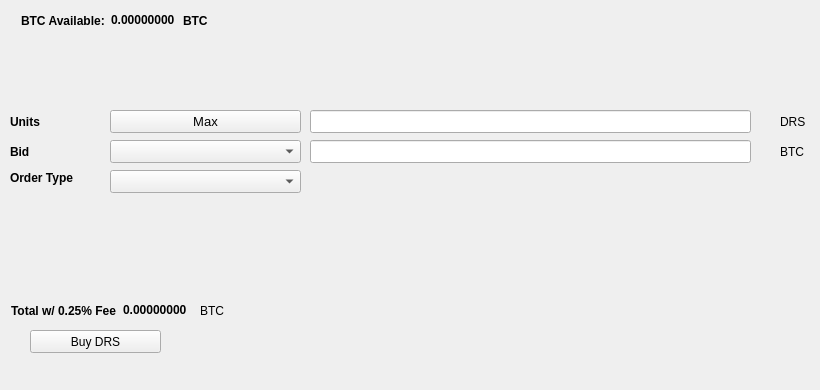
   <widget class="QWidget" name="BuyTab">
    <attribute name="title">
     <string>Buy</string>
    </attribute>
    <widget class="QPushButton" name="BuyDRS">
     <property name="geometry">
      <rect>
       <x>30</x>
       <y>330</y>
       <width>131</width>
       <height>23</height>
      </rect>
     </property>
     <property name="text">
      <string>Buy DRS</string>
     </property>
     <property name="icon">
      <iconset resource="../digitalrupees.qrc">
       <normaloff>:/icons/bitcoin</normaloff>:/icons/bitcoin</iconset>
     </property>
    </widget>
    <widget class="QLabel" name="label_3">
     <property name="geometry">
      <rect>
       <x>10</x>
       <y>110</y>
       <width>46</width>
       <height>23</height>
      </rect>
     </property>
     <property name="font">
      <font>
       <weight>75</weight>
       <bold>true</bold>
      </font>
     </property>
     <property name="text">
      <string>Units</string>
     </property>
    </widget>
    <widget class="QLineEdit" name="UnitsInput">
     <property name="geometry">
      <rect>
       <x>310</x>
       <y>110</y>
       <width>441</width>
       <height>23</height>
      </rect>
     </property>
     <property name="font">
      <font>
       <pointsize>9</pointsize>
       <weight>75</weight>
       <bold>true</bold>
      </font>
     </property>
    </widget>
    <widget class="QLineEdit" name="BuyBidPriceEdit">
     <property name="geometry">
      <rect>
       <x>310</x>
       <y>140</y>
       <width>441</width>
       <height>23</height>
      </rect>
     </property>
     <property name="font">
      <font>
       <pointsize>9</pointsize>
       <weight>75</weight>
       <bold>true</bold>
      </font>
     </property>
    </widget>
    <widget class="QLabel" name="label_4">
     <property name="geometry">
      <rect>
       <x>780</x>
       <y>110</y>
       <width>31</width>
       <height>23</height>
      </rect>
     </property>
     <property name="text">
      <string>DRS</string>
     </property>
    </widget>
    <widget class="QLabel" name="label_5">
     <property name="geometry">
      <rect>
       <x>780</x>
       <y>140</y>
       <width>31</width>
       <height>23</height>
      </rect>
     </property>
     <property name="text">
      <string>BTC</string>
     </property>
    </widget>
    <widget class="QLabel" name="label_6">
     <property name="geometry">
      <rect>
       <x>10</x>
       <y>140</y>
       <width>46</width>
       <height>23</height>
      </rect>
     </property>
     <property name="font">
      <font>
       <weight>75</weight>
       <bold>true</bold>
      </font>
     </property>
     <property name="text">
      <string>Bid</string>
     </property>
    </widget>
    <widget class="QLabel" name="label_7">
     <property name="geometry">
      <rect>
       <x>10</x>
       <y>170</y>
       <width>91</width>
       <height>16</height>
      </rect>
     </property>
     <property name="font">
      <font>
       <weight>75</weight>
       <bold>true</bold>
      </font>
     </property>
     <property name="text">
      <string>Order Type</string>
     </property>
    </widget>
    <widget class="QPushButton" name="Buy_Max_Amount">
     <property name="geometry">
      <rect>
       <x>110</x>
       <y>110</y>
       <width>191</width>
       <height>23</height>
      </rect>
     </property>
     <property name="font">
      <font>
       <pointsize>10</pointsize>
      </font>
     </property>
     <property name="text">
      <string>Max</string>
     </property>
    </widget>
    <widget class="QComboBox" name="BuyBidcomboBox">
     <property name="geometry">
      <rect>
       <x>110</x>
       <y>140</y>
       <width>191</width>
       <height>23</height>
      </rect>
     </property>
     <property name="font">
      <font>
       <pointsize>10</pointsize>
      </font>
     </property>
    </widget>
    <widget class="QComboBox" name="buyOrdertypeCombo">
     <property name="geometry">
      <rect>
       <x>110</x>
       <y>170</y>
       <width>191</width>
       <height>23</height>
      </rect>
     </property>
     <property name="font">
      <font>
       <pointsize>10</pointsize>
      </font>
     </property>
    </widget>
    <widget class="QWidget" name="layoutWidget1">
     <property name="geometry">
      <rect>
       <x>21</x>
       <y>11</y>
       <width>227</width>
       <height>19</height>
      </rect>
     </property>
     <layout class="QHBoxLayout" name="horizontalLayout_3">
      <item>
       <widget class="QLabel" name="label232">
        <property name="font">
         <font>
          <weight>75</weight>
          <bold>true</bold>
         </font>
        </property>
        <property name="text">
         <string>BTC Available:</string>
        </property>
       </widget>
      </item>
      <item>
       <widget class="QLabel" name="BtcAvailableLbl">
        <property name="palette">
         <palette>
          <active>
           <colorrole role="WindowText">
            <brush brushstyle="SolidPattern">
             <color alpha="255">
              <red>0</red>
              <green>0</green>
              <blue>0</blue>
             </color>
            </brush>
           </colorrole>
           <colorrole role="Button">
            <brush brushstyle="SolidPattern">
             <color alpha="255">
              <red>0</red>
              <green>170</green>
              <blue>0</blue>
             </color>
            </brush>
           </colorrole>
           <colorrole role="Light">
            <brush brushstyle="SolidPattern">
             <color alpha="255">
              <red>0</red>
              <green>255</green>
              <blue>0</blue>
             </color>
            </brush>
           </colorrole>
           <colorrole role="Midlight">
            <brush brushstyle="SolidPattern">
             <color alpha="255">
              <red>0</red>
              <green>212</green>
              <blue>0</blue>
             </color>
            </brush>
           </colorrole>
           <colorrole role="Dark">
            <brush brushstyle="SolidPattern">
             <color alpha="255">
              <red>0</red>
              <green>85</green>
              <blue>0</blue>
             </color>
            </brush>
           </colorrole>
           <colorrole role="Mid">
            <brush brushstyle="SolidPattern">
             <color alpha="255">
              <red>0</red>
              <green>113</green>
              <blue>0</blue>
             </color>
            </brush>
           </colorrole>
           <colorrole role="Text">
            <brush brushstyle="SolidPattern">
             <color alpha="255">
              <red>0</red>
              <green>170</green>
              <blue>0</blue>
             </color>
            </brush>
           </colorrole>
           <colorrole role="BrightText">
            <brush brushstyle="SolidPattern">
             <color alpha="255">
              <red>255</red>
              <green>255</green>
              <blue>255</blue>
             </color>
            </brush>
           </colorrole>
           <colorrole role="ButtonText">
            <brush brushstyle="SolidPattern">
             <color alpha="255">
              <red>0</red>
              <green>0</green>
              <blue>0</blue>
             </color>
            </brush>
           </colorrole>
           <colorrole role="Base">
            <brush brushstyle="SolidPattern">
             <color alpha="255">
              <red>255</red>
              <green>255</green>
              <blue>255</blue>
             </color>
            </brush>
           </colorrole>
           <colorrole role="Window">
            <brush brushstyle="SolidPattern">
             <color alpha="255">
              <red>0</red>
              <green>170</green>
              <blue>0</blue>
             </color>
            </brush>
           </colorrole>
           <colorrole role="Shadow">
            <brush brushstyle="SolidPattern">
             <color alpha="255">
              <red>0</red>
              <green>0</green>
              <blue>0</blue>
             </color>
            </brush>
           </colorrole>
           <colorrole role="AlternateBase">
            <brush brushstyle="SolidPattern">
             <color alpha="255">
              <red>127</red>
              <green>212</green>
              <blue>127</blue>
             </color>
            </brush>
           </colorrole>
           <colorrole role="ToolTipBase">
            <brush brushstyle="SolidPattern">
             <color alpha="255">
              <red>255</red>
              <green>255</green>
              <blue>220</blue>
             </color>
            </brush>
           </colorrole>
           <colorrole role="ToolTipText">
            <brush brushstyle="SolidPattern">
             <color alpha="255">
              <red>0</red>
              <green>0</green>
              <blue>0</blue>
             </color>
            </brush>
           </colorrole>
          </active>
          <inactive>
           <colorrole role="WindowText">
            <brush brushstyle="SolidPattern">
             <color alpha="255">
              <red>0</red>
              <green>0</green>
              <blue>0</blue>
             </color>
            </brush>
           </colorrole>
           <colorrole role="Button">
            <brush brushstyle="SolidPattern">
             <color alpha="255">
              <red>0</red>
              <green>170</green>
              <blue>0</blue>
             </color>
            </brush>
           </colorrole>
           <colorrole role="Light">
            <brush brushstyle="SolidPattern">
             <color alpha="255">
              <red>0</red>
              <green>255</green>
              <blue>0</blue>
             </color>
            </brush>
           </colorrole>
           <colorrole role="Midlight">
            <brush brushstyle="SolidPattern">
             <color alpha="255">
              <red>0</red>
              <green>212</green>
              <blue>0</blue>
             </color>
            </brush>
           </colorrole>
           <colorrole role="Dark">
            <brush brushstyle="SolidPattern">
             <color alpha="255">
              <red>0</red>
              <green>85</green>
              <blue>0</blue>
             </color>
            </brush>
           </colorrole>
           <colorrole role="Mid">
            <brush brushstyle="SolidPattern">
             <color alpha="255">
              <red>0</red>
              <green>113</green>
              <blue>0</blue>
             </color>
            </brush>
           </colorrole>
           <colorrole role="Text">
            <brush brushstyle="SolidPattern">
             <color alpha="255">
              <red>0</red>
              <green>170</green>
              <blue>0</blue>
             </color>
            </brush>
           </colorrole>
           <colorrole role="BrightText">
            <brush brushstyle="SolidPattern">
             <color alpha="255">
              <red>255</red>
              <green>255</green>
              <blue>255</blue>
             </color>
            </brush>
           </colorrole>
           <colorrole role="ButtonText">
            <brush brushstyle="SolidPattern">
             <color alpha="255">
              <red>0</red>
              <green>0</green>
              <blue>0</blue>
             </color>
            </brush>
           </colorrole>
           <colorrole role="Base">
            <brush brushstyle="SolidPattern">
             <color alpha="255">
              <red>255</red>
              <green>255</green>
              <blue>255</blue>
             </color>
            </brush>
           </colorrole>
           <colorrole role="Window">
            <brush brushstyle="SolidPattern">
             <color alpha="255">
              <red>0</red>
              <green>170</green>
              <blue>0</blue>
             </color>
            </brush>
           </colorrole>
           <colorrole role="Shadow">
            <brush brushstyle="SolidPattern">
             <color alpha="255">
              <red>0</red>
              <green>0</green>
              <blue>0</blue>
             </color>
            </brush>
           </colorrole>
           <colorrole role="AlternateBase">
            <brush brushstyle="SolidPattern">
             <color alpha="255">
              <red>127</red>
              <green>212</green>
              <blue>127</blue>
             </color>
            </brush>
           </colorrole>
           <colorrole role="ToolTipBase">
            <brush brushstyle="SolidPattern">
             <color alpha="255">
              <red>255</red>
              <green>255</green>
              <blue>220</blue>
             </color>
            </brush>
           </colorrole>
           <colorrole role="ToolTipText">
            <brush brushstyle="SolidPattern">
             <color alpha="255">
              <red>0</red>
              <green>0</green>
              <blue>0</blue>
             </color>
            </brush>
           </colorrole>
          </inactive>
          <disabled>
           <colorrole role="WindowText">
            <brush brushstyle="SolidPattern">
             <color alpha="255">
              <red>0</red>
              <green>85</green>
              <blue>0</blue>
             </color>
            </brush>
           </colorrole>
           <colorrole role="Button">
            <brush brushstyle="SolidPattern">
             <color alpha="255">
              <red>0</red>
              <green>170</green>
              <blue>0</blue>
             </color>
            </brush>
           </colorrole>
           <colorrole role="Light">
            <brush brushstyle="SolidPattern">
             <color alpha="255">
              <red>0</red>
              <green>255</green>
              <blue>0</blue>
             </color>
            </brush>
           </colorrole>
           <colorrole role="Midlight">
            <brush brushstyle="SolidPattern">
             <color alpha="255">
              <red>0</red>
              <green>212</green>
              <blue>0</blue>
             </color>
            </brush>
           </colorrole>
           <colorrole role="Dark">
            <brush brushstyle="SolidPattern">
             <color alpha="255">
              <red>0</red>
              <green>85</green>
              <blue>0</blue>
             </color>
            </brush>
           </colorrole>
           <colorrole role="Mid">
            <brush brushstyle="SolidPattern">
             <color alpha="255">
              <red>0</red>
              <green>113</green>
              <blue>0</blue>
             </color>
            </brush>
           </colorrole>
           <colorrole role="Text">
            <brush brushstyle="SolidPattern">
             <color alpha="255">
              <red>0</red>
              <green>85</green>
              <blue>0</blue>
             </color>
            </brush>
           </colorrole>
           <colorrole role="BrightText">
            <brush brushstyle="SolidPattern">
             <color alpha="255">
              <red>255</red>
              <green>255</green>
              <blue>255</blue>
             </color>
            </brush>
           </colorrole>
           <colorrole role="ButtonText">
            <brush brushstyle="SolidPattern">
             <color alpha="255">
              <red>0</red>
              <green>85</green>
              <blue>0</blue>
             </color>
            </brush>
           </colorrole>
           <colorrole role="Base">
            <brush brushstyle="SolidPattern">
             <color alpha="255">
              <red>0</red>
              <green>170</green>
              <blue>0</blue>
             </color>
            </brush>
           </colorrole>
           <colorrole role="Window">
            <brush brushstyle="SolidPattern">
             <color alpha="255">
              <red>0</red>
              <green>170</green>
              <blue>0</blue>
             </color>
            </brush>
           </colorrole>
           <colorrole role="Shadow">
            <brush brushstyle="SolidPattern">
             <color alpha="255">
              <red>0</red>
              <green>0</green>
              <blue>0</blue>
             </color>
            </brush>
           </colorrole>
           <colorrole role="AlternateBase">
            <brush brushstyle="SolidPattern">
             <color alpha="255">
              <red>0</red>
              <green>170</green>
              <blue>0</blue>
             </color>
            </brush>
           </colorrole>
           <colorrole role="ToolTipBase">
            <brush brushstyle="SolidPattern">
             <color alpha="255">
              <red>255</red>
              <green>255</green>
              <blue>220</blue>
             </color>
            </brush>
           </colorrole>
           <colorrole role="ToolTipText">
            <brush brushstyle="SolidPattern">
             <color alpha="255">
              <red>0</red>
              <green>0</green>
              <blue>0</blue>
             </color>
            </brush>
           </colorrole>
          </disabled>
         </palette>
        </property>
        <property name="font">
         <font>
          <weight>75</weight>
          <bold>true</bold>
         </font>
        </property>
        <property name="text">
         <string>0.00000000</string>
        </property>
        <property name="textInteractionFlags">
         <set>Qt::LinksAccessibleByMouse|Qt::TextSelectableByKeyboard|Qt::TextSelectableByMouse</set>
        </property>
       </widget>
      </item>
      <item>
       <widget class="QLabel" name="BtcAvailableLbl_2">
        <property name="font">
         <font>
          <weight>75</weight>
          <bold>true</bold>
         </font>
        </property>
        <property name="text">
         <string>BTC</string>
        </property>
       </widget>
      </item>
     </layout>
    </widget>
    <widget class="QWidget" name="layoutWidge2">
     <property name="geometry">
      <rect>
       <x>11</x>
       <y>301</y>
       <width>259</width>
       <height>19</height>
      </rect>
     </property>
     <layout class="QHBoxLayout" name="horizontalLayout_4">
      <item>
       <widget class="QLabel" name="label_9">
        <property name="font">
         <font>
          <weight>75</weight>
          <bold>true</bold>
         </font>
        </property>
        <property name="text">
         <string>Total w/ 0.25% Fee</string>
        </property>
       </widget>
      </item>
      <item>
       <widget class="QLabel" name="BuyCostLabel">
        <property name="palette">
         <palette>
          <active>
           <colorrole role="WindowText">
            <brush brushstyle="SolidPattern">
             <color alpha="255">
              <red>0</red>
              <green>0</green>
              <blue>0</blue>
             </color>
            </brush>
           </colorrole>
           <colorrole role="Button">
            <brush brushstyle="SolidPattern">
             <color alpha="255">
              <red>0</red>
              <green>170</green>
              <blue>0</blue>
             </color>
            </brush>
           </colorrole>
           <colorrole role="Light">
            <brush brushstyle="SolidPattern">
             <color alpha="255">
              <red>0</red>
              <green>255</green>
              <blue>0</blue>
             </color>
            </brush>
           </colorrole>
           <colorrole role="Midlight">
            <brush brushstyle="SolidPattern">
             <color alpha="255">
              <red>0</red>
              <green>212</green>
              <blue>0</blue>
             </color>
            </brush>
           </colorrole>
           <colorrole role="Dark">
            <brush brushstyle="SolidPattern">
             <color alpha="255">
              <red>0</red>
              <green>85</green>
              <blue>0</blue>
             </color>
            </brush>
           </colorrole>
           <colorrole role="Mid">
            <brush brushstyle="SolidPattern">
             <color alpha="255">
              <red>0</red>
              <green>113</green>
              <blue>0</blue>
             </color>
            </brush>
           </colorrole>
           <colorrole role="Text">
            <brush brushstyle="SolidPattern">
             <color alpha="255">
              <red>0</red>
              <green>170</green>
              <blue>0</blue>
             </color>
            </brush>
           </colorrole>
           <colorrole role="BrightText">
            <brush brushstyle="SolidPattern">
             <color alpha="255">
              <red>255</red>
              <green>255</green>
              <blue>255</blue>
             </color>
            </brush>
           </colorrole>
           <colorrole role="ButtonText">
            <brush brushstyle="SolidPattern">
             <color alpha="255">
              <red>0</red>
              <green>0</green>
              <blue>0</blue>
             </color>
            </brush>
           </colorrole>
           <colorrole role="Base">
            <brush brushstyle="SolidPattern">
             <color alpha="255">
              <red>255</red>
              <green>255</green>
              <blue>255</blue>
             </color>
            </brush>
           </colorrole>
           <colorrole role="Window">
            <brush brushstyle="SolidPattern">
             <color alpha="255">
              <red>0</red>
              <green>170</green>
              <blue>0</blue>
             </color>
            </brush>
           </colorrole>
           <colorrole role="Shadow">
            <brush brushstyle="SolidPattern">
             <color alpha="255">
              <red>0</red>
              <green>0</green>
              <blue>0</blue>
             </color>
            </brush>
           </colorrole>
           <colorrole role="AlternateBase">
            <brush brushstyle="SolidPattern">
             <color alpha="255">
              <red>127</red>
              <green>212</green>
              <blue>127</blue>
             </color>
            </brush>
           </colorrole>
           <colorrole role="ToolTipBase">
            <brush brushstyle="SolidPattern">
             <color alpha="255">
              <red>255</red>
              <green>255</green>
              <blue>220</blue>
             </color>
            </brush>
           </colorrole>
           <colorrole role="ToolTipText">
            <brush brushstyle="SolidPattern">
             <color alpha="255">
              <red>0</red>
              <green>0</green>
              <blue>0</blue>
             </color>
            </brush>
           </colorrole>
          </active>
          <inactive>
           <colorrole role="WindowText">
            <brush brushstyle="SolidPattern">
             <color alpha="255">
              <red>0</red>
              <green>0</green>
              <blue>0</blue>
             </color>
            </brush>
           </colorrole>
           <colorrole role="Button">
            <brush brushstyle="SolidPattern">
             <color alpha="255">
              <red>0</red>
              <green>170</green>
              <blue>0</blue>
             </color>
            </brush>
           </colorrole>
           <colorrole role="Light">
            <brush brushstyle="SolidPattern">
             <color alpha="255">
              <red>0</red>
              <green>255</green>
              <blue>0</blue>
             </color>
            </brush>
           </colorrole>
           <colorrole role="Midlight">
            <brush brushstyle="SolidPattern">
             <color alpha="255">
              <red>0</red>
              <green>212</green>
              <blue>0</blue>
             </color>
            </brush>
           </colorrole>
           <colorrole role="Dark">
            <brush brushstyle="SolidPattern">
             <color alpha="255">
              <red>0</red>
              <green>85</green>
              <blue>0</blue>
             </color>
            </brush>
           </colorrole>
           <colorrole role="Mid">
            <brush brushstyle="SolidPattern">
             <color alpha="255">
              <red>0</red>
              <green>113</green>
              <blue>0</blue>
             </color>
            </brush>
           </colorrole>
           <colorrole role="Text">
            <brush brushstyle="SolidPattern">
             <color alpha="255">
              <red>0</red>
              <green>170</green>
              <blue>0</blue>
             </color>
            </brush>
           </colorrole>
           <colorrole role="BrightText">
            <brush brushstyle="SolidPattern">
             <color alpha="255">
              <red>255</red>
              <green>255</green>
              <blue>255</blue>
             </color>
            </brush>
           </colorrole>
           <colorrole role="ButtonText">
            <brush brushstyle="SolidPattern">
             <color alpha="255">
              <red>0</red>
              <green>0</green>
              <blue>0</blue>
             </color>
            </brush>
           </colorrole>
           <colorrole role="Base">
            <brush brushstyle="SolidPattern">
             <color alpha="255">
              <red>255</red>
              <green>255</green>
              <blue>255</blue>
             </color>
            </brush>
           </colorrole>
           <colorrole role="Window">
            <brush brushstyle="SolidPattern">
             <color alpha="255">
              <red>0</red>
              <green>170</green>
              <blue>0</blue>
             </color>
            </brush>
           </colorrole>
           <colorrole role="Shadow">
            <brush brushstyle="SolidPattern">
             <color alpha="255">
              <red>0</red>
              <green>0</green>
              <blue>0</blue>
             </color>
            </brush>
           </colorrole>
           <colorrole role="AlternateBase">
            <brush brushstyle="SolidPattern">
             <color alpha="255">
              <red>127</red>
              <green>212</green>
              <blue>127</blue>
             </color>
            </brush>
           </colorrole>
           <colorrole role="ToolTipBase">
            <brush brushstyle="SolidPattern">
             <color alpha="255">
              <red>255</red>
              <green>255</green>
              <blue>220</blue>
             </color>
            </brush>
           </colorrole>
           <colorrole role="ToolTipText">
            <brush brushstyle="SolidPattern">
             <color alpha="255">
              <red>0</red>
              <green>0</green>
              <blue>0</blue>
             </color>
            </brush>
           </colorrole>
          </inactive>
          <disabled>
           <colorrole role="WindowText">
            <brush brushstyle="SolidPattern">
             <color alpha="255">
              <red>0</red>
              <green>85</green>
              <blue>0</blue>
             </color>
            </brush>
           </colorrole>
           <colorrole role="Button">
            <brush brushstyle="SolidPattern">
             <color alpha="255">
              <red>0</red>
              <green>170</green>
              <blue>0</blue>
             </color>
            </brush>
           </colorrole>
           <colorrole role="Light">
            <brush brushstyle="SolidPattern">
             <color alpha="255">
              <red>0</red>
              <green>255</green>
              <blue>0</blue>
             </color>
            </brush>
           </colorrole>
           <colorrole role="Midlight">
            <brush brushstyle="SolidPattern">
             <color alpha="255">
              <red>0</red>
              <green>212</green>
              <blue>0</blue>
             </color>
            </brush>
           </colorrole>
           <colorrole role="Dark">
            <brush brushstyle="SolidPattern">
             <color alpha="255">
              <red>0</red>
              <green>85</green>
              <blue>0</blue>
             </color>
            </brush>
           </colorrole>
           <colorrole role="Mid">
            <brush brushstyle="SolidPattern">
             <color alpha="255">
              <red>0</red>
              <green>113</green>
              <blue>0</blue>
             </color>
            </brush>
           </colorrole>
           <colorrole role="Text">
            <brush brushstyle="SolidPattern">
             <color alpha="255">
              <red>0</red>
              <green>85</green>
              <blue>0</blue>
             </color>
            </brush>
           </colorrole>
           <colorrole role="BrightText">
            <brush brushstyle="SolidPattern">
             <color alpha="255">
              <red>255</red>
              <green>255</green>
              <blue>255</blue>
             </color>
            </brush>
           </colorrole>
           <colorrole role="ButtonText">
            <brush brushstyle="SolidPattern">
             <color alpha="255">
              <red>0</red>
              <green>85</green>
              <blue>0</blue>
             </color>
            </brush>
           </colorrole>
           <colorrole role="Base">
            <brush brushstyle="SolidPattern">
             <color alpha="255">
              <red>0</red>
              <green>170</green>
              <blue>0</blue>
             </color>
            </brush>
           </colorrole>
           <colorrole role="Window">
            <brush brushstyle="SolidPattern">
             <color alpha="255">
              <red>0</red>
              <green>170</green>
              <blue>0</blue>
             </color>
            </brush>
           </colorrole>
           <colorrole role="Shadow">
            <brush brushstyle="SolidPattern">
             <color alpha="255">
              <red>0</red>
              <green>0</green>
              <blue>0</blue>
             </color>
            </brush>
           </colorrole>
           <colorrole role="AlternateBase">
            <brush brushstyle="SolidPattern">
             <color alpha="255">
              <red>0</red>
              <green>170</green>
              <blue>0</blue>
             </color>
            </brush>
           </colorrole>
           <colorrole role="ToolTipBase">
            <brush brushstyle="SolidPattern">
             <color alpha="255">
              <red>255</red>
              <green>255</green>
              <blue>220</blue>
             </color>
            </brush>
           </colorrole>
           <colorrole role="ToolTipText">
            <brush brushstyle="SolidPattern">
             <color alpha="255">
              <red>0</red>
              <green>0</green>
              <blue>0</blue>
             </color>
            </brush>
           </colorrole>
          </disabled>
         </palette>
        </property>
        <property name="font">
         <font>
          <weight>75</weight>
          <bold>true</bold>
         </font>
        </property>
        <property name="autoFillBackground">
         <bool>false</bool>
        </property>
        <property name="text">
         <string>0.00000000</string>
        </property>
        <property name="textInteractionFlags">
         <set>Qt::LinksAccessibleByMouse|Qt::TextSelectableByMouse</set>
        </property>
       </widget>
      </item>
      <item>
       <widget class="QLabel" name="label_10">
        <property name="font">
         <font>
          <weight>50</weight>
          <bold>false</bold>
         </font>
        </property>
        <property name="text">
         <string>BTC</string>
        </property>
       </widget>
      </item>
     </layout>
    </widget>
    <widget class="QLabel" name="label_24">
     <property name="geometry">
      <rect>
       <x>460</x>
       <y>300</y>
       <width>281</width>
       <height>81</height>
      </rect>
     </property>
     <property name="text">
      <string/>
     </property>
     <property name="pixmap">
      <pixmap>:/images/bittrex</pixmap>
     </property>
    </widget>
   </widget>
